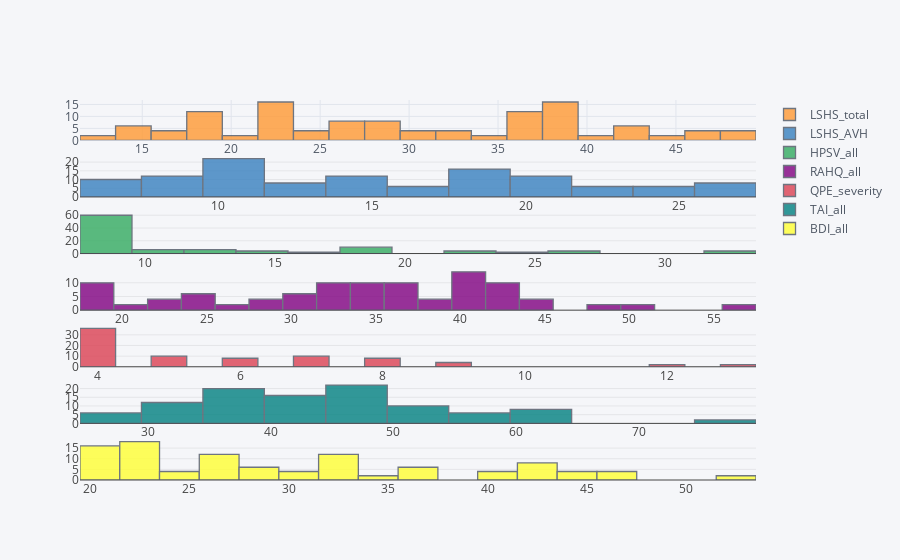

Notebook cell for this chart:
### Code cell
df = opt_all[['LSHS_total','LSHS_AVH','HPSV_all','RAHQ_all','QPE_severity','TAI_all','BDI_all']]
iplot(df.iplot(asFigure=True,kind='histogram', bins = 20,subplots=True, shape=(7, 1), filename='histogram-subplots'))

### Figure 1 — Plotly figure (JSON) as saved in the notebook; plotly's stock layout.template omitted (floating-point values rounded to 4 significant figures)
{"data": [{"histfunc": "count", "histnorm": "", "marker": {"color": "rgba(255, 153, 51, 1.0)", "line": {"color": "#4D5663", "width": 1.3}}, "name": "LSHS_total", "nbinsx": 20, "opacity": 0.8, "orientation": "v", "type": "histogram", "x": [15, 15, 22, 22, 18, 18, 18, 18, 19, 19, 28, 28, 28, 28, 24, 24, 21, 21, 19, 19, 23, 23, 18, 18, 23, 23, 19, 19, 17, 17, 23, 23, 25, 25, 38, 38, 15, 15, 41, 41, 42, 42, 36, 36, 29, 29, 22, 22, 42, 42, 27, 27, 39, 39, 39, 39, 35, 35, 39, 39, 31, 31, 37, 37, 49, 49, 47, 47, 38, 38, 23, 23, 36, 36, 37, 37, 39, 39, 22, 22, 47, 47, 36, 36, 38, 38, 15, 15, 23, 23, 12, 12, 37, 37, 38, 38, 17, 17, 26, 26, 29, 29, 33, 33, 44, 44, 32, 32, 26, 26, 30, 30, 26, 26, 43, 43, 48, 48], "xaxis": "x1", "yaxis": "y1"}, {"histfunc": "count", "histnorm": "", "marker": {"color": "rgba(55, 128, 191, 1.0)", "line": {"color": "#4D5663", "width": 1.3}}, "name": "LSHS_AVH", "nbinsx": 20, "opacity": 0.8, "orientation": "v", "type": "histogram", "x": [7, 7, 10, 10, 7, 7, 7, 7, 9, 9, 13, 13, 11, 11, 13, 13, 12, 12, 10, 10, 11, 11, 10, 10, 11, 11, 9, 9, 9, 9, 10, 10, 12, 12, 25, 25, 10, 10, 27, 27, 24, 24, 19, 19, 18, 18, 11, 11, 20, 20, 11, 11, 21, 21, 18, 18, 18, 18, 20, 20, 18, 18, 19, 19, 27, 27, 24, 24, 20, 20, 11, 11, 19, 19, 23, 23, 19, 19, 8, 8, 26, 26, 20, 20, 20, 20, 7, 7, 9, 9, 7, 7, 17, 17, 17, 17, 9, 9, 14, 14, 15, 15, 16, 16, 26, 26, 15, 15, 14, 14, 14, 14, 14, 14, 22, 22, 23, 23], "xaxis": "x2", "yaxis": "y2"}, {"histfunc": "count", "histnorm": "", "marker": {"color": "rgba(50, 171, 96, 1.0)", "line": {"color": "#4D5663", "width": 1.3}}, "name": "HPSV_all", "nbinsx": 20, "opacity": 0.8, "orientation": "v", "type": "histogram", "x": [9, 9, 9, 9, 9, 9, 9, 9, 9, 9, 14, 14, 9, 9, 9, 9, 11, 11, 9, 9, 9, 9, 9, 9, 9, 9, 9, 9, 9, 9, null, null, 11, 11, 27, 27, 13, 13, 22, 22, 33, 33, 18, 18, 33, 33, 9, 9, 9, 9, 9, 9, 9, 9, 13, 13, 10, 10, 19, 19, 18, 18, 9, 9, 18, 18, 27, 27, 23, 23, 9, 9, 9, 9, 9, 9, 9, 9, 12, 12, 14, 14, 9, 9, null, null, 9, 9, null, null, 9, 9, 16, 16, 9, 9, null, null, null, null, 9, 9, 9, 9, 9, 9, 24, 24, 9, 9, null, null, 18, 18, null, null, null, null], "xaxis": "x3", "yaxis": "y3"}, {"histfunc": "count", "histnorm": "", "marker": {"color": "rgba(128, 0, 128, 1.0)", "line": {"color": "#4D5663", "width": 1.3}}, "name": "RAHQ_all", "nbinsx": 20, "opacity": 0.8, "orientation": "v", "type": "histogram", "x": [43, 43, 35, 35, 22, 22, 56, 56, 41, 41, 35, 35, 35, 35, 30, 30, 28, 28, 18, 18, 42, 42, 18, 18, 41, 41, 18, 18, 49, 49, null, null, 36, 36, 41, 41, 27, 27, 33, 33, 45, 45, 32, 32, 37, 37, 29, 29, 51, 51, 33, 33, 43, 43, 32, 32, 24, 24, 30, 30, 36, 36, 25, 25, 30, 30, 37, 37, 41, 41, 38, 38, 35, 35, 32, 32, 43, 43, 40, 40, 40, 40, 18, 18, null, null, 39, 39, null, null, 35, 35, 24, 24, 43, 43, null, null, null, null, 37, 37, 41, 41, 18, 18, 45, 45, 20, 20, null, null, 23, 23, null, null, null, null], "xaxis": "x4", "yaxis": "y4"}, {"histfunc": "count", "histnorm": "", "marker": {"color": "rgba(219, 64, 82, 1.0)", "line": {"color": "#4D5663", "width": 1.3}}, "name": "QPE_severity", "nbinsx": 20, "opacity": 0.8, "orientation": "v", "type": "histogram", "x": [null, null, 4, 4, null, null, 13, 13, 4, 4, null, null, 6, 6, 4, 4, 7, 7, null, null, 6, 6, null, null, 5, 5, null, null, 4, 4, null, null, null, null, 7, 7, 4, 4, 7, 7, null, null, 5, 5, 5, 5, null, null, 4, 4, 5, 5, 9, 9, 6, 6, 5, 5, 8, 8, 4, 4, 4, 4, 7, 7, null, null, 8, 8, 4, 4, 8, 8, null, null, 6, 6, null, null, 12, 12, null, null, null, null, null, null, 4, 4, 4, 4, null, null, 4, 4, 4, 4, null, null, null, null, 4, 4, 4, 4, 7, 7, 4, 4, 4, 4, 8, 8, 9, 9, 4, 4], "xaxis": "x5", "yaxis": "y5"}, {"histfunc": "count", "histnorm": "", "marker": {"color": "rgba(0, 128, 128, 1.0)", "line": {"color": "#4D5663", "width": 1.3}}, "name": "TAI_all", "nbinsx": 20, "opacity": 0.8, "orientation": "v", "type": "histogram", "x": [36, 36, 34, 34, 26, 26, 56, 56, 35, 35, 42, 42, 30, 30, 44, 44, 37, 37, 34, 34, 46, 46, 45, 45, 46, 46, 29, 29, 39, 39, null, null, 46, 46, 47, 47, 36, 36, 40, 40, 54, 54, 49, 49, 44, 44, 46, 46, 62, 62, 64, 64, 51, 51, 34, 34, 28, 28, 58, 58, 48, 48, 46, 46, 64, 64, 48, 48, 58, 58, 43, 43, 38, 38, 53, 53, 47, 47, 32, 32, 42, 42, 50, 50, null, null, 41, 41, null, null, 38, 38, 75, 75, 63, 63, null, null, null, null, 35, 35, 52, 52, 36, 36, 39, 39, 32, 32, null, null, 42, 42, null, null, null, null], "xaxis": "x6", "yaxis": "y6"}, {"histfunc": "count", "histnorm": "", "marker": {"color": "rgba(255, 255, 51, 1.0)", "line": {"color": "#4D5663", "width": 1.3}}, "name": "BDI_all", "nbinsx": 20, "opacity": 0.8, "orientation": "v", "type": "histogram", "x": [29, 29, 23, 23, 21, 21, 25, 25, 26, 26, 21, 21, 23, 23, 27, 27, 21, 21, 21, 21, 32, 32, 37, 37, 28, 28, 23, 23, 23, 23, null, null, 32, 32, 40, 40, 26, 26, 21, 21, 46, 46, 31, 31, 32, 32, 22, 22, 53, 53, 47, 47, 29, 29, 26, 26, 22, 22, 42, 42, 43, 43, 33, 33, 43, 43, 45, 45, 45, 45, 22, 22, 25, 25, 35, 35, 26, 26, 21, 21, 21, 21, 36, 36, null, null, 33, 33, null, null, 23, 23, 42, 42, 41, 41, null, null, null, null, 31, 31, 32, 32, 21, 21, 27, 27, 22, 22, null, null, 36, 36, null, null, null, null], "xaxis": "x7", "yaxis": "y7"}], "layout": {"barmode": "overlay", "legend": {"bgcolor": "#F5F6F9", "font": {"color": "#4D5663"}}, "paper_bgcolor": "#F5F6F9", "plot_bgcolor": "#F5F6F9", "titlefont": {"color": "#4D5663"}, "xaxis1": {"anchor": "y1", "domain": [0, 1], "gridcolor": "#E1E5ED", "showgrid": true, "tickfont": {"color": "#4D5663"}, "title": "", "titlefont": {"color": "#4D5663"}, "zerolinecolor": "#E1E5ED"}, "xaxis2": {"anchor": "y2", "domain": [0, 1]}, "xaxis3": {"anchor": "y3", "domain": [0, 1]}, "xaxis4": {"anchor": "y4", "domain": [0, 1]}, "xaxis5": {"anchor": "y5", "domain": [0, 1]}, "xaxis6": {"anchor": "y6", "domain": [0, 1]}, "xaxis7": {"anchor": "y7", "domain": [0, 1]}, "yaxis1": {"anchor": "x1", "domain": [0.8939, 1], "gridcolor": "#E1E5ED", "showgrid": true, "tickfont": {"color": "#4D5663"}, "title": "", "titlefont": {"color": "#4D5663"}, "zerolinecolor": "#E1E5ED"}, "yaxis2": {"anchor": "x2", "domain": [0.7449, 0.851]}, "yaxis3": {"anchor": "x3", "domain": [0.5959, 0.702]}, "yaxis4": {"anchor": "x4", "domain": [0.4469, 0.5531]}, "yaxis5": {"anchor": "x5", "domain": [0.298, 0.4041]}, "yaxis6": {"anchor": "x6", "domain": [0.149, 0.2551]}, "yaxis7": {"anchor": "x7", "domain": [0, 0.1061]}}}
